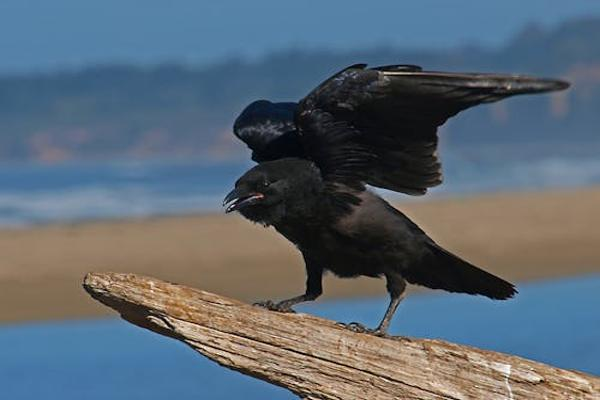
#> input picture data/bird-crow-black-animal-53187.jpeg, 600 x 400 px, found by its file name; its folder holds only this picture in this run
$ python Extract_bird_texture.py   (older library calls are emulated)
#> lines starting #> are read from the running program, lines starting #| are printed output that depends on the picture
import os
import numpy as np
import pandas as pd
import cv2
from skimage.feature import graycomatrix, graycoprops
from scipy import ndimage as ndi
import matplotlib.pyplot as plt
from tqdm import tqdm

def load_image(image_path):
    """Tải hình ảnh từ đường dẫn"""
    img = cv2.imread(image_path)
    if img is None:
        raise ValueError(f"Không thể đọc ảnh từ {image_path}")
    return cv2.cvtColor(img, cv2.COLOR_BGR2RGB)

def extract_haralick_features(image):
    """Trích xuất đặc trưng Haralick từ GLCM

    Trả về 13 đặc trưng Haralick cho mỗi khoảng cách và hướng,
    sau đó lấy giá trị trung bình cho tất cả các hướng.
    """
    # Chuyển đổi sang ảnh xám
    gray = cv2.cvtColor(image, cv2.COLOR_RGB2GRAY)

    # Giảm số mức xám để tăng tốc độ tính toán và giảm nhiễu
    gray = (gray // 32).astype(np.uint8)

    # Tính toán GLCM với các khoảng cách [1, 2, 3] và các hướng [0, 45, 90, 135]
    distances = [1, 2, 3]
    angles = [0, np.pi/4, np.pi/2, 3*np.pi/4]  # 0, 45, 90, 135 độ

    # Tính GLCM
    glcm = graycomatrix(gray, distances=distances, angles=angles,
                      symmetric=True, normed=True)

    # Trích xuất các thuộc tính từ GLCM
    props = ['contrast', 'dissimilarity', 'homogeneity', 'energy', 'correlation', 'ASM']
    features = []

    # Tính toán các thuộc tính cho mỗi khoảng cách và lấy trung bình qua các hướng
    for prop in props:
        for d in range(len(distances)):
            feat = graycoprops(glcm, prop)[d].mean()  # Trung bình qua các hướng
            features.append(feat)

    # Tạo dict với tên đặc trưng
    feature_names = [f'haralick_{prop}_dist{d+1}' for d in range(len(distances)) for prop in props]
    return dict(zip(feature_names, features))

def extract_gabor_features(image, num_scales=4, num_orientations=8):
    """Trích xuất đặc trưng từ bộ lọc Gabor

    Sử dụng bộ lọc Gabor với số tỷ lệ và số hướng định trước
    """
    # Chuyển đổi sang ảnh xám
    gray = cv2.cvtColor(image, cv2.COLOR_RGB2GRAY)

    # Chuẩn hóa kích thước ảnh (tùy chọn)
    gray = cv2.resize(gray, (256, 256))

    # Chuẩn hóa giá trị điểm ảnh
    gray = gray / 255.0

    # Các tham số cho bộ lọc Gabor
    scales = np.logspace(-1, 0.8, num_scales)
    orientations = np.linspace(0, np.pi, num_orientations, endpoint=False)

    features = {}

    for i, sigma in enumerate(scales):
        for j, theta in enumerate(orientations):
            # Tạo kernel Gabor
            frequency = 1.0 / (sigma * 4)  # Liên hệ giữa tần số và tỷ lệ

            # Tạo bộ lọc Gabor thực
            gabor_real = cv2.getGaborKernel(
                (31, 31), sigma, theta, frequency, 0.5, 0, ktype=cv2.CV_32F
            )

            # Áp dụng bộ lọc
            filtered_img = cv2.filter2D(gray, cv2.CV_64F, gabor_real)

            # Tính toán các thống kê từ ảnh đã lọc
            mean = np.mean(filtered_img)
            var = np.var(filtered_img)
            energy = np.sum(filtered_img**2)

            # Lưu các đặc trưng
            features[f'gabor_mean_scale{i+1}_orient{j+1}'] = mean
            features[f'gabor_var_scale{i+1}_orient{j+1}'] = var
            features[f'gabor_energy_scale{i+1}_orient{j+1}'] = energy

    return features

def extract_all_texture_features(image_path):
    """Trích xuất tất cả các đặc trưng kết cấu từ một ảnh"""
    try:
        # Tải ảnh
        img = load_image(image_path)

        # Trích xuất đặc trưng Haralick
        haralick_features = extract_haralick_features(img)

        # Trích xuất đặc trưng Gabor
        gabor_features = extract_gabor_features(img)

        # Kết hợp các đặc trưng
        features = {**haralick_features, **gabor_features}

        # Thêm tên file
        features['image_file'] = os.path.basename(image_path)

        return features
    except Exception as e:
        print(f"Lỗi khi xử lý {image_path}: {e}")
        return {'image_file': os.path.basename(image_path)}

def main():
    # Xác định đường dẫn tương đối đến thư mục Data dựa trên vị trí file hiện tại
    current_dir = os.path.dirname(os.path.abspath(__file__))
    project_dir = os.path.dirname(os.path.dirname(current_dir))  # Lên 2 cấp thư mục
    image_dir = os.path.join(project_dir, 'Data')
    output_file = 'bird_texture_features.csv'

    print(f"Đường dẫn đến thư mục ảnh: {image_dir}")

    # Lấy tất cả các file ảnh
    image_files = [os.path.join(image_dir, f) for f in os.listdir(image_dir)
                 if f.lower().endswith(('.png', '.jpg', '.jpeg'))]

    print(f"Tìm thấy {len(image_files)} ảnh trong thư mục {image_dir}")

    # Trích xuất đặc trưng cho tất cả các ảnh
    all_features = []
    for img_path in tqdm(image_files, desc="Đang trích xuất đặc trưng kết cấu"):
        features = extract_all_texture_features(img_path)
#> in load_image, img is the input picture: shape (400, 600, 3); mean B, G, R 115, 103.8, 91.2
#> in extract_haralick_features, `gray = cv2.cvtColor(image, cv2.COLOR_RGB2GRAY)`:
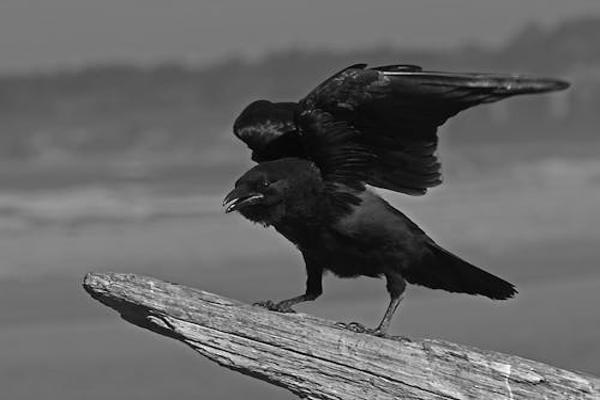
#> gray: shape (400, 600); min 0, max 254, mean 101.3
#> in extract_haralick_features, `gray = (gray // 32).astype(np.uint8)`:
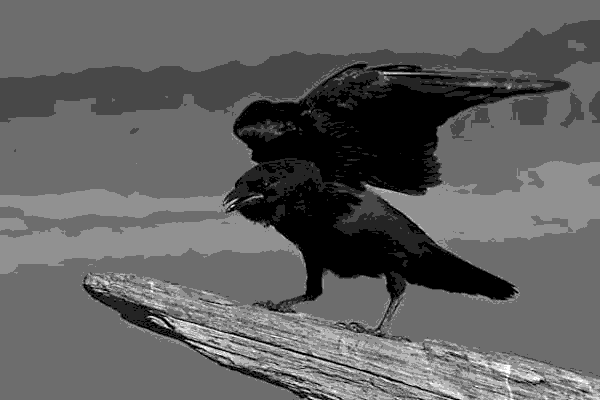
#> gray: shape (400, 600); min 0, max 7, mean 2.65; drawn with min black and max white
#> after the loop in extract_haralick_features, `for prop in props:`: features = [0.219, 0.307, 0.461, 0.145, 0.181, 0.239, 0.935, 0.921, 0.901, 0.546, 0.539, 0.528, 0.931, 0.904, 0.856, 0.298, 0.291, 0.279]
#> in extract_all_texture_features, `haralick_features = extract_haralick_features(img)`: haralick_features = 18 items
#> in extract_gabor_features, `gray = cv2.resize(gray, (256, 256))`:
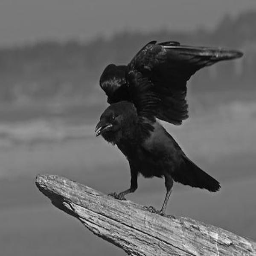
#> gray: shape (256, 256); min 2, max 242, mean 101.2
#> after the loop in extract_gabor_features, `for i, sigma in enumerate(scales):`:
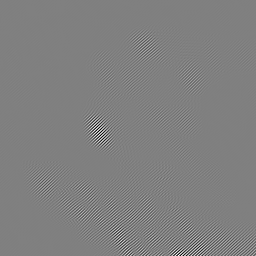
#> filtered_img: shape (256, 256) float64; min -2.44, max 2.39, mean -0.0107; drawn with min black and max white
#> after the loop in extract_gabor_features, `for i, sigma in enumerate(scales):`: features = 96 items
#> features = 115 items
        all_features.append(features)

    # Tạo DataFrame
    df = pd.DataFrame(all_features)
#> df = table of 1 rows and 115 columns

    # Lưu kết quả
    df.to_csv(output_file, index=False)
    print(f"Đã lưu đặc trưng kết cấu vào {output_file}")
    print(f"Số lượng đặc trưng đã trích xuất: {df.shape[1] - 1}")  # Trừ cột 'image_file'
#| Số lượng đặc trưng đã trích xuất: 114

if __name__ == "__main__":
    main()

$ run again, on data/feedback-white-throated-sparrow-9565381_1280.jpg
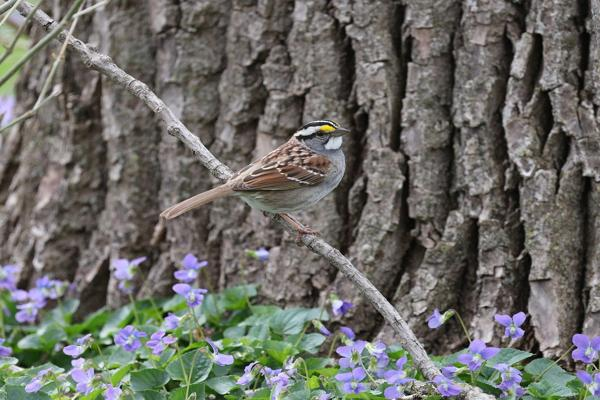
#> input picture data/feedback-white-throated-sparrow-9565381_1280.jpg, 600 x 400 px, found by its file name
#> in load_image, img is the input picture: shape (400, 600, 3); mean B, G, R 101.7, 107.5, 107.7
#> after the loop in extract_haralick_features, `for prop in props:`: features = [0.479, 0.702, 1.2, 0.383, 0.501, 0.719, 0.818, 0.769, 0.686, 0.307, 0.282, 0.247, 0.883, 0.828, 0.706, 0.0944, 0.0795, 0.0612]
#> haralick_features = 18 items
#> in extract_gabor_features, `gray = cv2.resize(gray, (256, 256))`:
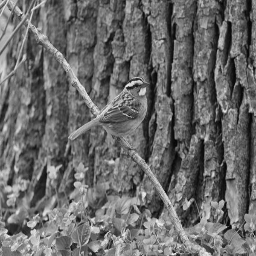
#> gray: shape (256, 256); min 3, max 248, mean 106.8
#> after the loop in extract_gabor_features, `for i, sigma in enumerate(scales):`:
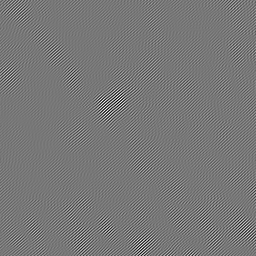
#> filtered_img: shape (256, 256) float64; min -1.96, max 2.19, mean -0.0113; drawn with min black and max white
#> after the loop in extract_gabor_features, `for i, sigma in enumerate(scales):`: features = 96 items
#> in main, `features = extract_all_texture_features(img_path)`: features = 115 items
#> df = table of 1 rows and 115 columns
#| Số lượng đặc trưng đã trích xuất: 114
